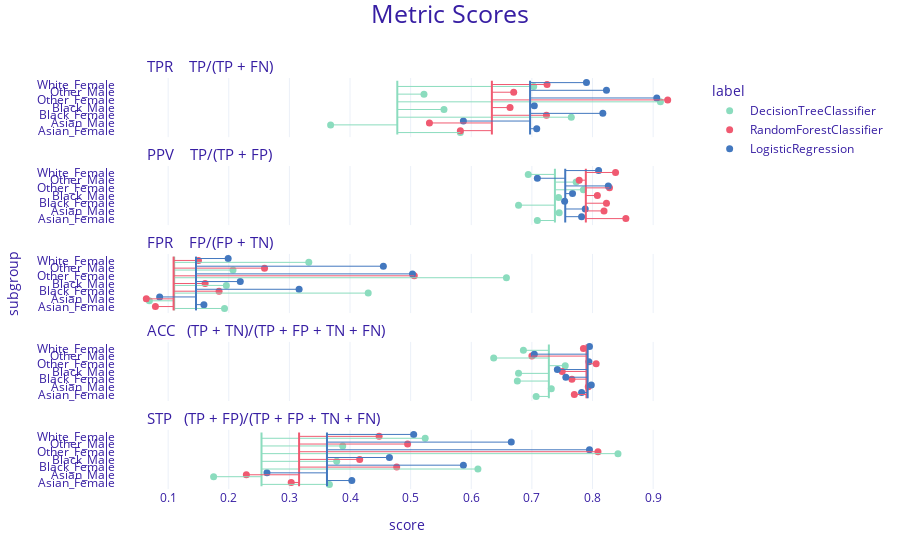

The cell this chart's notebook holds for it:
### Code cell
from sklearn.ensemble import RandomForestClassifier
from sklearn.linear_model import LogisticRegression
from sklearn.preprocessing import StandardScaler

# create models
numeric_features = ['AGE', 'OCCP', 'WKHP','HISP']

numeric_transformer = Pipeline(steps=[
    ('scaler', StandardScaler())])

categorical_transformer = Pipeline(steps=[
    ('onehot', OneHotEncoder(handle_unknown='ignore'))])


preprocessor = ColumnTransformer(
    transformers=[
        ('cat', categorical_transformer, categorical_features),
        ('num', numeric_transformer, numeric_features)])

clf_forest = Pipeline(steps=[('preprocessor', preprocessor),
                      ('classifier', RandomForestClassifier(random_state=123, max_depth=4))]).fit(X,y)

clf_logreg = Pipeline(steps=[('preprocessor', preprocessor),
                      ('classifier', LogisticRegression(random_state=123))]).fit(X,y)
                      
 # create Explainer objects 
exp_forest  = dx.Explainer(clf_forest, X,y, verbose = False)
exp_logreg  = dx.Explainer(clf_logreg, X,y, verbose = False)

# create fairness explanations
fobject_forest = exp_forest.model_fairness(protected1, privileged1)
fobject_logreg = exp_logreg.model_fairness(protected1, privileged1)            

# lets see their metric scores
fobject.plot(objects=[fobject_forest, fobject_logreg], type = "metric_scores")

### Figure 1 — Plotly figure (JSON) as saved in the notebook; plotly's stock layout.template omitted (floating-point values rounded to 4 significant figures)
{"data": [{"customdata": [["Asian_Female", "DecisionTreeClassifier"], ["Asian_Male", "DecisionTreeClassifier"], ["Black_Female", "DecisionTreeClassifier"], ["Black_Male", "DecisionTreeClassifier"], ["Other_Female", "DecisionTreeClassifier"], ["Other_Male", "DecisionTreeClassifier"], ["White_Female", "DecisionTreeClassifier"]], "hovertemplate": "<b>%{customdata[1]}</b><br>Subgroup: %{customdata[0]}<br>Score: %{x}<extra></extra>", "legendgroup": "DecisionTreeClassifier", "marker": {"color": "#8bdcbe", "size": 7, "symbol": "circle"}, "mode": "markers", "name": "DecisionTreeClassifier", "orientation": "v", "showlegend": true, "type": "scatter", "x": [0.582, 0.368, 0.765, 0.555, 0.912, 0.522, 0.703], "xaxis": "x5", "y": [0.25, 1.25, 2.25, 3.25, 4.25, 5.25, 6.25], "yaxis": "y5"}, {"customdata": [["Asian_Female", "DecisionTreeClassifier"], ["Asian_Male", "DecisionTreeClassifier"], ["Black_Female", "DecisionTreeClassifier"], ["Black_Male", "DecisionTreeClassifier"], ["Other_Female", "DecisionTreeClassifier"], ["Other_Male", "DecisionTreeClassifier"], ["White_Female", "DecisionTreeClassifier"]], "hovertemplate": "<b>%{customdata[1]}</b><br>Subgroup: %{customdata[0]}<br>Score: %{x}<extra></extra>", "legendgroup": "DecisionTreeClassifier", "marker": {"color": "#8bdcbe", "size": 7, "symbol": "circle"}, "mode": "markers", "name": "DecisionTreeClassifier", "orientation": "v", "showlegend": false, "type": "scatter", "x": [0.709, 0.745, 0.678, 0.744, 0.785, 0.773, 0.694], "xaxis": "x4", "y": [0.25, 1.25, 2.25, 3.25, 4.25, 5.25, 6.25], "yaxis": "y4"}, {"customdata": [["Asian_Female", "DecisionTreeClassifier"], ["Asian_Male", "DecisionTreeClassifier"], ["Black_Female", "DecisionTreeClassifier"], ["Black_Male", "DecisionTreeClassifier"], ["Other_Female", "DecisionTreeClassifier"], ["Other_Male", "DecisionTreeClassifier"], ["White_Female", "DecisionTreeClassifier"]], "hovertemplate": "<b>%{customdata[1]}</b><br>Subgroup: %{customdata[0]}<br>Score: %{x}<extra></extra>", "legendgroup": "DecisionTreeClassifier", "marker": {"color": "#8bdcbe", "size": 7, "symbol": "circle"}, "mode": "markers", "name": "DecisionTreeClassifier", "orientation": "v", "showlegend": false, "type": "scatter", "x": [0.193, 0.069, 0.43, 0.196, 0.658, 0.207, 0.332], "xaxis": "x3", "y": [0.25, 1.25, 2.25, 3.25, 4.25, 5.25, 6.25], "yaxis": "y3"}, {"customdata": [["Asian_Female", "DecisionTreeClassifier"], ["Asian_Male", "DecisionTreeClassifier"], ["Black_Female", "DecisionTreeClassifier"], ["Black_Male", "DecisionTreeClassifier"], ["Other_Female", "DecisionTreeClassifier"], ["Other_Male", "DecisionTreeClassifier"], ["White_Female", "DecisionTreeClassifier"]], "hovertemplate": "<b>%{customdata[1]}</b><br>Subgroup: %{customdata[0]}<br>Score: %{x}<extra></extra>", "legendgroup": "DecisionTreeClassifier", "marker": {"color": "#8bdcbe", "size": 7, "symbol": "circle"}, "mode": "markers", "name": "DecisionTreeClassifier", "orientation": "v", "showlegend": false, "type": "scatter", "x": [0.707, 0.732, 0.676, 0.678, 0.755, 0.637, 0.686], "xaxis": "x2", "y": [0.25, 1.25, 2.25, 3.25, 4.25, 5.25, 6.25], "yaxis": "y2"}, {"customdata": [["Asian_Female", "DecisionTreeClassifier"], ["Asian_Male", "DecisionTreeClassifier"], ["Black_Female", "DecisionTreeClassifier"], ["Black_Male", "DecisionTreeClassifier"], ["Other_Female", "DecisionTreeClassifier"], ["Other_Male", "DecisionTreeClassifier"], ["White_Female", "DecisionTreeClassifier"]], "hovertemplate": "<b>%{customdata[1]}</b><br>Subgroup: %{customdata[0]}<br>Score: %{x}<extra></extra>", "legendgroup": "DecisionTreeClassifier", "marker": {"color": "#8bdcbe", "size": 7, "symbol": "circle"}, "mode": "markers", "name": "DecisionTreeClassifier", "orientation": "v", "showlegend": false, "type": "scatter", "x": [0.366, 0.175, 0.611, 0.378, 0.842, 0.388, 0.524], "xaxis": "x", "y": [0.25, 1.25, 2.25, 3.25, 4.25, 5.25, 6.25], "yaxis": "y"}, {"customdata": [["Asian_Female", "RandomForestClassifier"], ["Asian_Male", "RandomForestClassifier"], ["Black_Female", "RandomForestClassifier"], ["Black_Male", "RandomForestClassifier"], ["Other_Female", "RandomForestClassifier"], ["Other_Male", "RandomForestClassifier"], ["White_Female", "RandomForestClassifier"]], "hovertemplate": "<b>%{customdata[1]}</b><br>Subgroup: %{customdata[0]}<br>Score: %{x}<extra></extra>", "legendgroup": "RandomForestClassifier", "marker": {"color": "#f05a71", "size": 7, "symbol": "circle"}, "mode": "markers", "name": "RandomForestClassifier", "orientation": "v", "showlegend": true, "type": "scatter", "x": [0.582, 0.531, 0.724, 0.664, 0.924, 0.67, 0.725], "xaxis": "x5", "y": [0.5, 1.5, 2.5, 3.5, 4.5, 5.5, 6.5], "yaxis": "y5"}, {"customdata": [["Asian_Female", "RandomForestClassifier"], ["Asian_Male", "RandomForestClassifier"], ["Black_Female", "RandomForestClassifier"], ["Black_Male", "RandomForestClassifier"], ["Other_Female", "RandomForestClassifier"], ["Other_Male", "RandomForestClassifier"], ["White_Female", "RandomForestClassifier"]], "hovertemplate": "<b>%{customdata[1]}</b><br>Subgroup: %{customdata[0]}<br>Score: %{x}<extra></extra>", "legendgroup": "RandomForestClassifier", "marker": {"color": "#f05a71", "size": 7, "symbol": "circle"}, "mode": "markers", "name": "RandomForestClassifier", "orientation": "v", "showlegend": false, "type": "scatter", "x": [0.855, 0.819, 0.823, 0.808, 0.828, 0.778, 0.838], "xaxis": "x4", "y": [0.5, 1.5, 2.5, 3.5, 4.5, 5.5, 6.5], "yaxis": "y4"}, {"customdata": [["Asian_Female", "RandomForestClassifier"], ["Asian_Male", "RandomForestClassifier"], ["Black_Female", "RandomForestClassifier"], ["Black_Male", "RandomForestClassifier"], ["Other_Female", "RandomForestClassifier"], ["Other_Male", "RandomForestClassifier"], ["White_Female", "RandomForestClassifier"]], "hovertemplate": "<b>%{customdata[1]}</b><br>Subgroup: %{customdata[0]}<br>Score: %{x}<extra></extra>", "legendgroup": "RandomForestClassifier", "marker": {"color": "#f05a71", "size": 7, "symbol": "circle"}, "mode": "markers", "name": "RandomForestClassifier", "orientation": "v", "showlegend": false, "type": "scatter", "x": [0.079, 0.064, 0.184, 0.161, 0.506, 0.259, 0.15], "xaxis": "x3", "y": [0.5, 1.5, 2.5, 3.5, 4.5, 5.5, 6.5], "yaxis": "y3"}, {"customdata": [["Asian_Female", "RandomForestClassifier"], ["Asian_Male", "RandomForestClassifier"], ["Black_Female", "RandomForestClassifier"], ["Black_Male", "RandomForestClassifier"], ["Other_Female", "RandomForestClassifier"], ["Other_Male", "RandomForestClassifier"], ["White_Female", "RandomForestClassifier"]], "hovertemplate": "<b>%{customdata[1]}</b><br>Subgroup: %{customdata[0]}<br>Score: %{x}<extra></extra>", "legendgroup": "RandomForestClassifier", "marker": {"color": "#f05a71", "size": 7, "symbol": "circle"}, "mode": "markers", "name": "RandomForestClassifier", "orientation": "v", "showlegend": false, "type": "scatter", "x": [0.77, 0.793, 0.766, 0.75, 0.806, 0.7, 0.785], "xaxis": "x2", "y": [0.5, 1.5, 2.5, 3.5, 4.5, 5.5, 6.5], "yaxis": "y2"}, {"customdata": [["Asian_Female", "RandomForestClassifier"], ["Asian_Male", "RandomForestClassifier"], ["Black_Female", "RandomForestClassifier"], ["Black_Male", "RandomForestClassifier"], ["Other_Female", "RandomForestClassifier"], ["Other_Male", "RandomForestClassifier"], ["White_Female", "RandomForestClassifier"]], "hovertemplate": "<b>%{customdata[1]}</b><br>Subgroup: %{customdata[0]}<br>Score: %{x}<extra></extra>", "legendgroup": "RandomForestClassifier", "marker": {"color": "#f05a71", "size": 7, "symbol": "circle"}, "mode": "markers", "name": "RandomForestClassifier", "orientation": "v", "showlegend": false, "type": "scatter", "x": [0.303, 0.229, 0.477, 0.416, 0.809, 0.495, 0.448], "xaxis": "x", "y": [0.5, 1.5, 2.5, 3.5, 4.5, 5.5, 6.5], "yaxis": "y"}, {"customdata": [["Asian_Female", "LogisticRegression"], ["Asian_Male", "LogisticRegression"], ["Black_Female", "LogisticRegression"], ["Black_Male", "LogisticRegression"], ["Other_Female", "LogisticRegression"], ["Other_Male", "LogisticRegression"], ["White_Female", "LogisticRegression"]], "hovertemplate": "<b>%{customdata[1]}</b><br>Subgroup: %{customdata[0]}<br>Score: %{x}<extra></extra>", "legendgroup": "LogisticRegression", "marker": {"color": "#4378bf", "size": 7, "symbol": "circle"}, "mode": "markers", "name": "LogisticRegression", "orientation": "v", "showlegend": true, "type": "scatter", "x": [0.708, 0.587, 0.817, 0.704, 0.906, 0.823, 0.79], "xaxis": "x5", "y": [0.75, 1.75, 2.75, 3.75, 4.75, 5.75, 6.75], "yaxis": "y5"}, {"customdata": [["Asian_Female", "LogisticRegression"], ["Asian_Male", "LogisticRegression"], ["Black_Female", "LogisticRegression"], ["Black_Male", "LogisticRegression"], ["Other_Female", "LogisticRegression"], ["Other_Male", "LogisticRegression"], ["White_Female", "LogisticRegression"]], "hovertemplate": "<b>%{customdata[1]}</b><br>Subgroup: %{customdata[0]}<br>Score: %{x}<extra></extra>", "legendgroup": "LogisticRegression", "marker": {"color": "#4378bf", "size": 7, "symbol": "circle"}, "mode": "markers", "name": "LogisticRegression", "orientation": "v", "showlegend": false, "type": "scatter", "x": [0.782, 0.788, 0.754, 0.767, 0.826, 0.709, 0.81], "xaxis": "x4", "y": [0.75, 1.75, 2.75, 3.75, 4.75, 5.75, 6.75], "yaxis": "y4"}, {"customdata": [["Asian_Female", "LogisticRegression"], ["Asian_Male", "LogisticRegression"], ["Black_Female", "LogisticRegression"], ["Black_Male", "LogisticRegression"], ["Other_Female", "LogisticRegression"], ["Other_Male", "LogisticRegression"], ["White_Female", "LogisticRegression"]], "hovertemplate": "<b>%{customdata[1]}</b><br>Subgroup: %{customdata[0]}<br>Score: %{x}<extra></extra>", "legendgroup": "LogisticRegression", "marker": {"color": "#4378bf", "size": 7, "symbol": "circle"}, "mode": "markers", "name": "LogisticRegression", "orientation": "v", "showlegend": false, "type": "scatter", "x": [0.159, 0.086, 0.316, 0.219, 0.503, 0.455, 0.199], "xaxis": "x3", "y": [0.75, 1.75, 2.75, 3.75, 4.75, 5.75, 6.75], "yaxis": "y3"}, {"customdata": [["Asian_Female", "LogisticRegression"], ["Asian_Male", "LogisticRegression"], ["Black_Female", "LogisticRegression"], ["Black_Male", "LogisticRegression"], ["Other_Female", "LogisticRegression"], ["Other_Male", "LogisticRegression"], ["White_Female", "LogisticRegression"]], "hovertemplate": "<b>%{customdata[1]}</b><br>Subgroup: %{customdata[0]}<br>Score: %{x}<extra></extra>", "legendgroup": "LogisticRegression", "marker": {"color": "#4378bf", "size": 7, "symbol": "circle"}, "mode": "markers", "name": "LogisticRegression", "orientation": "v", "showlegend": false, "type": "scatter", "x": [0.782, 0.798, 0.756, 0.742, 0.794, 0.704, 0.795], "xaxis": "x2", "y": [0.75, 1.75, 2.75, 3.75, 4.75, 5.75, 6.75], "yaxis": "y2"}, {"customdata": [["Asian_Female", "LogisticRegression"], ["Asian_Male", "LogisticRegression"], ["Black_Female", "LogisticRegression"], ["Black_Male", "LogisticRegression"], ["Other_Female", "LogisticRegression"], ["Other_Male", "LogisticRegression"], ["White_Female", "LogisticRegression"]], "hovertemplate": "<b>%{customdata[1]}</b><br>Subgroup: %{customdata[0]}<br>Score: %{x}<extra></extra>", "legendgroup": "LogisticRegression", "marker": {"color": "#4378bf", "size": 7, "symbol": "circle"}, "mode": "markers", "name": "LogisticRegression", "orientation": "v", "showlegend": false, "type": "scatter", "x": [0.403, 0.263, 0.587, 0.465, 0.795, 0.666, 0.505], "xaxis": "x", "y": [0.75, 1.75, 2.75, 3.75, 4.75, 5.75, 6.75], "yaxis": "y"}], "layout": {"annotations": [{"font": {"size": 15}, "showarrow": false, "text": "STP   (TP + FP)/(TP + FP + TN + FN)", "x": 0.05, "xanchor": "left", "xref": "paper", "y": 0.144, "yanchor": "bottom", "yref": "paper"}, {"font": {"size": 15}, "showarrow": false, "text": "ACC   (TP + TN)/(TP + FP + TN + FN)", "x": 0.05, "xanchor": "left", "xref": "paper", "y": 0.358, "yanchor": "bottom", "yref": "paper"}, {"font": {"size": 15}, "showarrow": false, "text": "FPR    FP/(FP + TN)", "x": 0.05, "xanchor": "left", "xref": "paper", "y": 0.572, "yanchor": "bottom", "yref": "paper"}, {"font": {"size": 15}, "showarrow": false, "text": "PPV    TP/(TP + FP)", "x": 0.05, "xanchor": "left", "xref": "paper", "y": 0.786, "yanchor": "bottom", "yref": "paper"}, {"font": {"size": 15}, "showarrow": false, "text": "TPR    TP/(TP + FN)", "x": 0.05, "xanchor": "left", "xref": "paper", "y": 1, "yanchor": "bottom", "yref": "paper"}], "font": {"color": "#371ea3"}, "legend": {"title": {"text": "label"}, "tracegroupgap": 0}, "margin": {"b": 71, "r": 30, "t": 78}, "shapes": [{"line": {"color": "#8bdcbe", "width": 1}, "type": "line", "x0": 0.582, "x1": 0.478, "xref": "x", "y0": 0.25, "y1": 0.25, "yref": "y5"}, {"line": {"color": "#8bdcbe", "width": 1}, "type": "line", "x0": 0.368, "x1": 0.478, "xref": "x", "y0": 1.25, "y1": 1.25, "yref": "y5"}, {"line": {"color": "#8bdcbe", "width": 1}, "type": "line", "x0": 0.765, "x1": 0.478, "xref": "x", "y0": 2.25, "y1": 2.25, "yref": "y5"}, {"line": {"color": "#8bdcbe", "width": 1}, "type": "line", "x0": 0.555, "x1": 0.478, "xref": "x", "y0": 3.25, "y1": 3.25, "yref": "y5"}, {"line": {"color": "#8bdcbe", "width": 1}, "type": "line", "x0": 0.912, "x1": 0.478, "xref": "x", "y0": 4.25, "y1": 4.25, "yref": "y5"}, {"line": {"color": "#8bdcbe", "width": 1}, "type": "line", "x0": 0.522, "x1": 0.478, "xref": "x", "y0": 5.25, "y1": 5.25, "yref": "y5"}, {"line": {"color": "#8bdcbe", "width": 1}, "type": "line", "x0": 0.703, "x1": 0.478, "xref": "x", "y0": 6.25, "y1": 6.25, "yref": "y5"}, {"line": {"color": "#8bdcbe", "width": 2}, "type": "line", "x0": 0.478, "x1": 0.478, "xref": "x", "y0": 0, "y1": 7, "yref": "y5"}, {"line": {"color": "#f05a71", "width": 1}, "type": "line", "x0": 0.582, "x1": 0.634, "xref": "x", "y0": 0.5, "y1": 0.5, "yref": "y5"}, {"line": {"color": "#f05a71", "width": 1}, "type": "line", "x0": 0.531, "x1": 0.634, "xref": "x", "y0": 1.5, "y1": 1.5, "yref": "y5"}, {"line": {"color": "#f05a71", "width": 1}, "type": "line", "x0": 0.724, "x1": 0.634, "xref": "x", "y0": 2.5, "y1": 2.5, "yref": "y5"}, {"line": {"color": "#f05a71", "width": 1}, "type": "line", "x0": 0.664, "x1": 0.634, "xref": "x", "y0": 3.5, "y1": 3.5, "yref": "y5"}, {"line": {"color": "#f05a71", "width": 1}, "type": "line", "x0": 0.924, "x1": 0.634, "xref": "x", "y0": 4.5, "y1": 4.5, "yref": "y5"}, {"line": {"color": "#f05a71", "width": 1}, "type": "line", "x0": 0.67, "x1": 0.634, "xref": "x", "y0": 5.5, "y1": 5.5, "yref": "y5"}, {"line": {"color": "#f05a71", "width": 1}, "type": "line", "x0": 0.725, "x1": 0.634, "xref": "x", "y0": 6.5, "y1": 6.5, "yref": "y5"}, {"line": {"color": "#f05a71", "width": 2}, "type": "line", "x0": 0.634, "x1": 0.634, "xref": "x", "y0": 0, "y1": 7, "yref": "y5"}, {"line": {"color": "#4378bf", "width": 1}, "type": "line", "x0": 0.708, "x1": 0.697, "xref": "x", "y0": 0.75, "y1": 0.75, "yref": "y5"}, {"line": {"color": "#4378bf", "width": 1}, "type": "line", "x0": 0.587, "x1": 0.697, "xref": "x", "y0": 1.75, "y1": 1.75, "yref": "y5"}, {"line": {"color": "#4378bf", "width": 1}, "type": "line", "x0": 0.817, "x1": 0.697, "xref": "x", "y0": 2.75, "y1": 2.75, "yref": "y5"}, {"line": {"color": "#4378bf", "width": 1}, "type": "line", "x0": 0.704, "x1": 0.697, "xref": "x", "y0": 3.75, "y1": 3.75, "yref": "y5"}, {"line": {"color": "#4378bf", "width": 1}, "type": "line", "x0": 0.906, "x1": 0.697, "xref": "x", "y0": 4.75, "y1": 4.75, "yref": "y5"}, {"line": {"color": "#4378bf", "width": 1}, "type": "line", "x0": 0.823, "x1": 0.697, "xref": "x", "y0": 5.75, "y1": 5.75, "yref": "y5"}, {"line": {"color": "#4378bf", "width": 1}, "type": "line", "x0": 0.79, "x1": 0.697, "xref": "x", "y0": 6.75, "y1": 6.75, "yref": "y5"}, {"line": {"color": "#4378bf", "width": 2}, "type": "line", "x0": 0.697, "x1": 0.697, "xref": "x", "y0": 0, "y1": 7, "yref": "y5"}, {"line": {"color": "#8bdcbe", "width": 1}, "type": "line", "x0": 0.709, "x1": 0.738, "xref": "x", "y0": 0.25, "y1": 0.25, "yref": "y4"}, {"line": {"color": "#8bdcbe", "width": 1}, "type": "line", "x0": 0.745, "x1": 0.738, "xref": "x", "y0": 1.25, "y1": 1.25, "yref": "y4"}, {"line": {"color": "#8bdcbe", "width": 1}, "type": "line", "x0": 0.678, "x1": 0.738, "xref": "x", "y0": 2.25, "y1": 2.25, "yref": "y4"}, {"line": {"color": "#8bdcbe", "width": 1}, "type": "line", "x0": 0.744, "x1": 0.738, "xref": "x", "y0": 3.25, "y1": 3.25, "yref": "y4"}, {"line": {"color": "#8bdcbe", "width": 1}, "type": "line", "x0": 0.785, "x1": 0.738, "xref": "x", "y0": 4.25, "y1": 4.25, "yref": "y4"}, {"line": {"color": "#8bdcbe", "width": 1}, "type": "line", "x0": 0.773, "x1": 0.738, "xref": "x", "y0": 5.25, "y1": 5.25, "yref": "y4"}, {"line": {"color": "#8bdcbe", "width": 1}, "type": "line", "x0": 0.694, "x1": 0.738, "xref": "x", "y0": 6.25, "y1": 6.25, "yref": "y4"}, {"line": {"color": "#8bdcbe", "width": 2}, "type": "line", "x0": 0.738, "x1": 0.738, "xref": "x", "y0": 0, "y1": 7, "yref": "y4"}, {"line": {"color": "#f05a71", "width": 1}, "type": "line", "x0": 0.855, "x1": 0.789, "xref": "x", "y0": 0.5, "y1": 0.5, "yref": "y4"}, {"line": {"color": "#f05a71", "width": 1}, "type": "line", "x0": 0.819, "x1": 0.789, "xref": "x", "y0": 1.5, "y1": 1.5, "yref": "y4"}, {"line": {"color": "#f05a71", "width": 1}, "type": "line", "x0": 0.823, "x1": 0.789, "xref": "x", "y0": 2.5, "y1": 2.5, "yref": "y4"}, {"line": {"color": "#f05a71", "width": 1}, "type": "line", "x0": 0.808, "x1": 0.789, "xref": "x", "y0": 3.5, "y1": 3.5, "yref": "y4"}, {"line": {"color": "#f05a71", "width": 1}, "type": "line", "x0": 0.828, "x1": 0.789, "xref": "x", "y0": 4.5, "y1": 4.5, "yref": "y4"}, {"line": {"color": "#f05a71", "width": 1}, "type": "line", "x0": 0.778, "x1": 0.789, "xref": "x", "y0": 5.5, "y1": 5.5, "yref": "y4"}, {"line": {"color": "#f05a71", "width": 1}, "type": "line", "x0": 0.838, "x1": 0.789, "xref": "x", "y0": 6.5, "y1": 6.5, "yref": "y4"}, {"line": {"color": "#f05a71", "width": 2}, "type": "line", "x0": 0.789, "x1": 0.789, "xref": "x", "y0": 0, "y1": 7, "yref": "y4"}, {"line": {"color": "#4378bf", "width": 1}, "type": "line", "x0": 0.782, "x1": 0.755, "xref": "x", "y0": 0.75, "y1": 0.75, "yref": "y4"}, {"line": {"color": "#4378bf", "width": 1}, "type": "line", "x0": 0.788, "x1": 0.755, "xref": "x", "y0": 1.75, "y1": 1.75, "yref": "y4"}, {"line": {"color": "#4378bf", "width": 1}, "type": "line", "x0": 0.754, "x1": 0.755, "xref": "x", "y0": 2.75, "y1": 2.75, "yref": "y4"}, {"line": {"color": "#4378bf", "width": 1}, "type": "line", "x0": 0.767, "x1": 0.755, "xref": "x", "y0": 3.75, "y1": 3.75, "yref": "y4"}, {"line": {"color": "#4378bf", "width": 1}, "type": "line", "x0": 0.826, "x1": 0.755, "xref": "x", "y0": 4.75, "y1": 4.75, "yref": "y4"}, {"line": {"color": "#4378bf", "width": 1}, "type": "line", "x0": 0.709, "x1": 0.755, "xref": "x", "y0": 5.75, "y1": 5.75, "yref": "y4"}, {"line": {"color": "#4378bf", "width": 1}, "type": "line", "x0": 0.81, "x1": 0.755, "xref": "x", "y0": 6.75, "y1": 6.75, "yref": "y4"}, {"line": {"color": "#4378bf", "width": 2}, "type": "line", "x0": 0.755, "x1": 0.755, "xref": "x", "y0": 0, "y1": 7, "yref": "y4"}, {"line": {"color": "#8bdcbe", "width": 1}, "type": "line", "x0": 0.193, "x1": 0.11, "xref": "x", "y0": 0.25, "y1": 0.25, "yref": "y3"}, {"line": {"color": "#8bdcbe", "width": 1}, "type": "line", "x0": 0.069, "x1": 0.11, "xref": "x", "y0": 1.25, "y1": 1.25, "yref": "y3"}, {"line": {"color": "#8bdcbe", "width": 1}, "type": "line", "x0": 0.43, "x1": 0.11, "xref": "x", "y0": 2.25, "y1": 2.25, "yref": "y3"}, {"line": {"color": "#8bdcbe", "width": 1}, "type": "line", "x0": 0.196, "x1": 0.11, "xref": "x", "y0": 3.25, "y1": 3.25, "yref": "y3"}, {"line": {"color": "#8bdcbe", "width": 1}, "type": "line", "x0": 0.658, "x1": 0.11, "xref": "x", "y0": 4.25, "y1": 4.25, "yref": "y3"}, {"line": {"color": "#8bdcbe", "width": 1}, "type": "line", "x0": 0.207, "x1": 0.11, "xref": "x", "y0": 5.25, "y1": 5.25, "yref": "y3"}, {"line": {"color": "#8bdcbe", "width": 1}, "type": "line", "x0": 0.332, "x1": 0.11, "xref": "x", "y0": 6.25, "y1": 6.25, "yref": "y3"}, {"line": {"color": "#8bdcbe", "width": 2}, "type": "line", "x0": 0.11, "x1": 0.11, "xref": "x", "y0": 0, "y1": 7, "yref": "y3"}, {"line": {"color": "#f05a71", "width": 1}, "type": "line", "x0": 0.079, "x1": 0.109, "xref": "x", "y0": 0.5, "y1": 0.5, "yref": "y3"}, {"line": {"color": "#f05a71", "width": 1}, "type": "line", "x0": 0.064, "x1": 0.109, "xref": "x", "y0": 1.5, "y1": 1.5, "yref": "y3"}, {"line": {"color": "#f05a71", "width": 1}, "type": "line", "x0": 0.184, "x1": 0.109, "xref": "x", "y0": 2.5, "y1": 2.5, "yref": "y3"}, {"line": {"color": "#f05a71", "width": 1}, "type": "line", "x0": 0.161, "x1": 0.109, "xref": "x", "y0": 3.5, "y1": 3.5, "yref": "y3"}, {"line": {"color": "#f05a71", "width": 1}, "type": "line", "x0": 0.506, "x1": 0.109, "xref": "x", "y0": 4.5, "y1": 4.5, "yref": "y3"}, {"line": {"color": "#f05a71", "width": 1}, "type": "line", "x0": 0.259, "x1": 0.109, "xref": "x", "y0": 5.5, "y1": 5.5, "yref": "y3"}, {"line": {"color": "#f05a71", "width": 1}, "type": "line", "x0": 0.15, "x1": 0.109, "xref": "x", "y0": 6.5, "y1": 6.5, "yref": "y3"}, {"line": {"color": "#f05a71", "width": 2}, "type": "line", "x0": 0.109, "x1": 0.109, "xref": "x", "y0": 0, "y1": 7, "yref": "y3"}, {"line": {"color": "#4378bf", "width": 1}, "type": "line", "x0": 0.159, "x1": 0.146, "xref": "x", "y0": 0.75, "y1": 0.75, "yref": "y3"}, {"line": {"color": "#4378bf", "width": 1}, "type": "line", "x0": 0.086, "x1": 0.146, "xref": "x", "y0": 1.75, "y1": 1.75, "yref": "y3"}, {"line": {"color": "#4378bf", "width": 1}, "type": "line", "x0": 0.316, "x1": 0.146, "xref": "x", "y0": 2.75, "y1": 2.75, "yref": "y3"}, {"line": {"color": "#4378bf", "width": 1}, "type": "line", "x0": 0.219, "x1": 0.146, "xref": "x", "y0": 3.75, "y1": 3.75, "yref": "y3"}, {"line": {"color": "#4378bf", "width": 1}, "type": "line", "x0": 0.503, "x1": 0.146, "xref": "x", "y0": 4.75, "y1": 4.75, "yref": "y3"}, {"line": {"color": "#4378bf", "width": 1}, "type": "line", "x0": 0.455, "x1": 0.146, "xref": "x", "y0": 5.75, "y1": 5.75, "yref": "y3"}, {"line": {"color": "#4378bf", "width": 1}, "type": "line", "x0": 0.199, "x1": 0.146, "xref": "x", "y0": 6.75, "y1": 6.75, "yref": "y3"}, {"line": {"color": "#4378bf", "width": 2}, "type": "line", "x0": 0.146, "x1": 0.146, "xref": "x", "y0": 0, "y1": 7, "yref": "y3"}, {"line": {"color": "#8bdcbe", "width": 1}, "type": "line", "x0": 0.707, "x1": 0.728, "xref": "x", "y0": 0.25, "y1": 0.25, "yref": "y2"}, {"line": {"color": "#8bdcbe", "width": 1}, "type": "line", "x0": 0.732, "x1": 0.728, "xref": "x", "y0": 1.25, "y1": 1.25, "yref": "y2"}, {"line": {"color": "#8bdcbe", "width": 1}, "type": "line", "x0": 0.676, "x1": 0.728, "xref": "x", "y0": 2.25, "y1": 2.25, "yref": "y2"}, {"line": {"color": "#8bdcbe", "width": 1}, "type": "line", "x0": 0.678, "x1": 0.728, "xref": "x", "y0": 3.25, "y1": 3.25, "yref": "y2"}, {"line": {"color": "#8bdcbe", "width": 1}, "type": "line", "x0": 0.755, "x1": 0.728, "xref": "x", "y0": 4.25, "y1": 4.25, "yref": "y2"}, {"line": {"color": "#8bdcbe", "width": 1}, "type": "line", "x0": 0.637, "x1": 0.728, "xref": "x", "y0": 5.25, "y1": 5.25, "yref": "y2"}, {"line": {"color": "#8bdcbe", "width": 1}, "type": "line", "x0": 0.686, "x1": 0.728, "xref": "x", "y0": 6.25, "y1": 6.25, "yref": "y2"}, {"line": {"color": "#8bdcbe", "width": 2}, "type": "line", "x0": 0.728, "x1": 0.728, "xref": "x", "y0": 0, "y1": 7, "yref": "y2"}, {"line": {"color": "#f05a71", "width": 1}, "type": "line", "x0": 0.77, "x1": 0.79, "xref": "x", "y0": 0.5, "y1": 0.5, "yref": "y2"}, {"line": {"color": "#f05a71", "width": 1}, "type": "line", "x0": 0.793, "x1": 0.79, "xref": "x", "y0": 1.5, "y1": 1.5, "yref": "y2"}, {"line": {"color": "#f05a71", "width": 1}, "type": "line", "x0": 0.766, "x1": 0.79, "xref": "x", "y0": 2.5, "y1": 2.5, "yref": "y2"}, {"line": {"color": "#f05a71", "width": 1}, "type": "line", "x0": 0.75, "x1": 0.79, "xref": "x", "y0": 3.5, "y1": 3.5, "yref": "y2"}, {"line": {"color": "#f05a71", "width": 1}, "type": "line", "x0": 0.806, "x1": 0.79, "xref": "x", "y0": 4.5, "y1": 4.5, "yref": "y2"}, {"line": {"color": "#f05a71", "width": 1}, "type": "line", "x0": 0.7, "x1": 0.79, "xref": "x", "y0": 5.5, "y1": 5.5, "yref": "y2"}, {"line": {"color": "#f05a71", "width": 1}, "type": "line", "x0": 0.785, "x1": 0.79, "xref": "x", "y0": 6.5, "y1": 6.5, "yref": "y2"}, {"line": {"color": "#f05a71", "width": 2}, "type": "line", "x0": 0.79, "x1": 0.79, "xref": "x", "y0": 0, "y1": 7, "yref": "y2"}, {"line": {"color": "#4378bf", "width": 1}, "type": "line", "x0": 0.782, "x1": 0.792, "xref": "x", "y0": 0.75, "y1": 0.75, "yref": "y2"}, {"line": {"color": "#4378bf", "width": 1}, "type": "line", "x0": 0.798, "x1": 0.792, "xref": "x", "y0": 1.75, "y1": 1.75, "yref": "y2"}, {"line": {"color": "#4378bf", "width": 1}, "type": "line", "x0": 0.756, "x1": 0.792, "xref": "x", "y0": 2.75, "y1": 2.75, "yref": "y2"}, {"line": {"color": "#4378bf", "width": 1}, "type": "line", "x0": 0.742, "x1": 0.792, "xref": "x", "y0": 3.75, "y1": 3.75, "yref": "y2"}, {"line": {"color": "#4378bf", "width": 1}, "type": "line", "x0": 0.794, "x1": 0.792, "xref": "x", "y0": 4.75, "y1": 4.75, "yref": "y2"}, {"line": {"color": "#4378bf", "width": 1}, "type": "line", "x0": 0.704, "x1": 0.792, "xref": "x", "y0": 5.75, "y1": 5.75, "yref": "y2"}, {"line": {"color": "#4378bf", "width": 1}, "type": "line", "x0": 0.795, "x1": 0.792, "xref": "x", "y0": 6.75, "y1": 6.75, "yref": "y2"}, {"line": {"color": "#4378bf", "width": 2}, "type": "line", "x0": 0.792, "x1": 0.792, "xref": "x", "y0": 0, "y1": 7, "yref": "y2"}, {"line": {"color": "#8bdcbe", "width": 1}, "type": "line", "x0": 0.366, "x1": 0.254, "xref": "x", "y0": 0.25, "y1": 0.25, "yref": "y"}, {"line": {"color": "#8bdcbe", "width": 1}, "type": "line", "x0": 0.175, "x1": 0.254, "xref": "x", "y0": 1.25, "y1": 1.25, "yref": "y"}, {"line": {"color": "#8bdcbe", "width": 1}, "type": "line", "x0": 0.611, "x1": 0.254, "xref": "x", "y0": 2.25, "y1": 2.25, "yref": "y"}, {"line": {"color": "#8bdcbe", "width": 1}, "type": "line", "x0": 0.378, "x1": 0.254, "xref": "x", "y0": 3.25, "y1": 3.25, "yref": "y"}, {"line": {"color": "#8bdcbe", "width": 1}, "type": "line", "x0": 0.842, "x1": 0.254, "xref": "x", "y0": 4.25, "y1": 4.25, "yref": "y"}, {"line": {"color": "#8bdcbe", "width": 1}, "type": "line", "x0": 0.388, "x1": 0.254, "xref": "x", "y0": 5.25, "y1": 5.25, "yref": "y"}, {"line": {"color": "#8bdcbe", "width": 1}, "type": "line", "x0": 0.524, "x1": 0.254, "xref": "x", "y0": 6.25, "y1": 6.25, "yref": "y"}, {"line": {"color": "#8bdcbe", "width": 2}, "type": "line", "x0": 0.254, "x1": 0.254, "xref": "x", "y0": 0, "y1": 7, "yref": "y"}, {"line": {"color": "#f05a71", "width": 1}, "type": "line", "x0": 0.303, "x1": 0.316, "xref": "x", "y0": 0.5, "y1": 0.5, "yref": "y"}, {"line": {"color": "#f05a71", "width": 1}, "type": "line", "x0": 0.229, "x1": 0.316, "xref": "x", "y0": 1.5, "y1": 1.5, "yref": "y"}, {"line": {"color": "#f05a71", "width": 1}, "type": "line", "x0": 0.477, "x1": 0.316, "xref": "x", "y0": 2.5, "y1": 2.5, "yref": "y"}, {"line": {"color": "#f05a71", "width": 1}, "type": "line", "x0": 0.416, "x1": 0.316, "xref": "x", "y0": 3.5, "y1": 3.5, "yref": "y"}, {"line": {"color": "#f05a71", "width": 1}, "type": "line", "x0": 0.809, "x1": 0.316, "xref": "x", "y0": 4.5, "y1": 4.5, "yref": "y"}, {"line": {"color": "#f05a71", "width": 1}, "type": "line", "x0": 0.495, "x1": 0.316, "xref": "x", "y0": 5.5, "y1": 5.5, "yref": "y"}, {"line": {"color": "#f05a71", "width": 1}, "type": "line", "x0": 0.448, "x1": 0.316, "xref": "x", "y0": 6.5, "y1": 6.5, "yref": "y"}, {"line": {"color": "#f05a71", "width": 2}, "type": "line", "x0": 0.316, "x1": 0.316, "xref": "x", "y0": 0, "y1": 7, "yref": "y"}, {"line": {"color": "#4378bf", "width": 1}, "type": "line", "x0": 0.403, "x1": 0.362, "xref": "x", "y0": 0.75, "y1": 0.75, "yref": "y"}, {"line": {"color": "#4378bf", "width": 1}, "type": "line", "x0": 0.263, "x1": 0.362, "xref": "x", "y0": 1.75, "y1": 1.75, "yref": "y"}, {"line": {"color": "#4378bf", "width": 1}, "type": "line", "x0": 0.587, "x1": 0.362, "xref": "x", "y0": 2.75, "y1": 2.75, "yref": "y"}, {"line": {"color": "#4378bf", "width": 1}, "type": "line", "x0": 0.465, "x1": 0.362, "xref": "x", "y0": 3.75, "y1": 3.75, "yref": "y"}, {"line": {"color": "#4378bf", "width": 1}, "type": "line", "x0": 0.795, "x1": 0.362, "xref": "x", "y0": 4.75, "y1": 4.75, "yref": "y"}, {"line": {"color": "#4378bf", "width": 1}, "type": "line", "x0": 0.666, "x1": 0.362, "xref": "x", "y0": 5.75, "y1": 5.75, "yref": "y"}, {"line": {"color": "#4378bf", "width": 1}, "type": "line", "x0": 0.505, "x1": 0.362, "xref": "x", "y0": 6.75, "y1": 6.75, "yref": "y"}, {"line": {"color": "#4378bf", "width": 2}, "type": "line", "x0": 0.362, "x1": 0.362, "xref": "x", "y0": 0, "y1": 7, "yref": "y"}], "title": {"font": {"size": 25}, "text": "Metric Scores", "x": 0.5, "y": 0.99}, "xaxis": {"anchor": "y", "domain": [0, 1], "range": [0.014, 0.974], "tickvals": [0, 0.1, 0.2, 0.3, 0.4, 0.5, 0.6, 0.7, 0.8, 0.9, 1], "title": {"text": "score"}}, "xaxis2": {"anchor": "y2", "domain": [0, 1], "matches": "x", "range": [0.014, 0.974], "showticklabels": false, "tickvals": [0, 0.1, 0.2, 0.3, 0.4, 0.5, 0.6, 0.7, 0.8, 0.9, 1]}, "xaxis3": {"anchor": "y3", "domain": [0, 1], "matches": "x", "range": [0.014, 0.974], "showticklabels": false, "tickvals": [0, 0.1, 0.2, 0.3, 0.4, 0.5, 0.6, 0.7, 0.8, 0.9, 1]}, "xaxis4": {"anchor": "y4", "domain": [0, 1], "matches": "x", "range": [0.014, 0.974], "showticklabels": false, "tickvals": [0, 0.1, 0.2, 0.3, 0.4, 0.5, 0.6, 0.7, 0.8, 0.9, 1]}, "xaxis5": {"anchor": "y5", "domain": [0, 1], "matches": "x", "range": [0.014, 0.974], "showticklabels": false, "tickvals": [0, 0.1, 0.2, 0.3, 0.4, 0.5, 0.6, 0.7, 0.8, 0.9, 1]}, "yaxis": {"anchor": "x", "domain": [0, 0.144], "range": [-0.35, 7.35], "showgrid": false, "ticktext": ["Asian_Female", "Asian_Male", "Black_Female", "Black_Male", "Other_Female", "Other_Male", "White_Female"], "tickvals": [0.5, 1.5, 2.5, 3.5, 4.5, 5.5, 6.5], "title": {"text": ""}, "zeroline": false}, "yaxis2": {"anchor": "x2", "domain": [0.214, 0.358], "matches": "y", "range": [-0.35, 7.35], "showgrid": false, "ticktext": ["Asian_Female", "Asian_Male", "Black_Female", "Black_Male", "Other_Female", "Other_Male", "White_Female"], "tickvals": [0.5, 1.5, 2.5, 3.5, 4.5, 5.5, 6.5], "title": {"text": ""}, "zeroline": false}, "yaxis3": {"anchor": "x3", "domain": [0.428, 0.572], "matches": "y", "range": [-0.35, 7.35], "showgrid": false, "ticktext": ["Asian_Female", "Asian_Male", "Black_Female", "Black_Male", "Other_Female", "Other_Male", "White_Female"], "tickvals": [0.5, 1.5, 2.5, 3.5, 4.5, 5.5, 6.5], "title": {"text": "subgroup"}, "zeroline": false}, "yaxis4": {"anchor": "x4", "domain": [0.642, 0.786], "matches": "y", "range": [-0.35, 7.35], "showgrid": false, "ticktext": ["Asian_Female", "Asian_Male", "Black_Female", "Black_Male", "Other_Female", "Other_Male", "White_Female"], "tickvals": [0.5, 1.5, 2.5, 3.5, 4.5, 5.5, 6.5], "title": {"text": ""}, "zeroline": false}, "yaxis5": {"anchor": "x5", "domain": [0.856, 1], "matches": "y", "range": [-0.35, 7.35], "showgrid": false, "ticktext": ["Asian_Female", "Asian_Male", "Black_Female", "Black_Male", "Other_Female", "Other_Male", "White_Female"], "tickvals": [0.5, 1.5, 2.5, 3.5, 4.5, 5.5, 6.5], "title": {"text": ""}, "zeroline": false}}}
